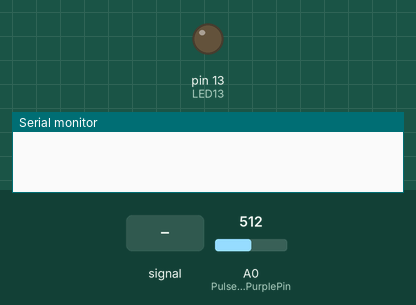
Bench run of a sketch on a simulated Arduino Uno, built with avr-gcc and run on an emulated ATmega328P. Parts: output pins drawn as LEDs (lit = HIGH), the last lines printed to the serial monitor. Dashed ring = blinking. Inputs (shaded band) come from the test bench; at power-on: A0 (PulseSensorPurplePin) = 512.

Above: at 1.2 s.
1.3 s: A0 (PulseSensorPurplePin) fed a 200 Hz sine of ±81 counts around its level
At 2.98 s:
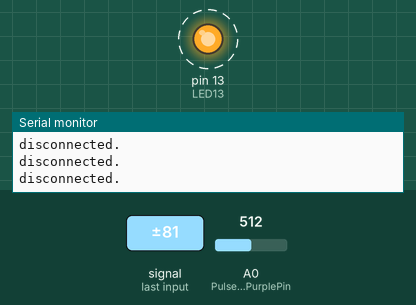
4.3 s: A0 (PulseSensorPurplePin) set to 0
5.8 s: A0 (PulseSensorPurplePin) set to 532
8.8 s: A0 (PulseSensorPurplePin) set to 566
At 10.0 s:
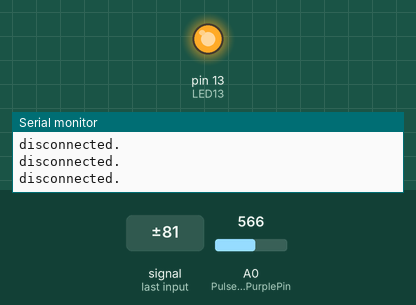
10.3 s: A0 (PulseSensorPurplePin) set to 540
At 11.4 s:
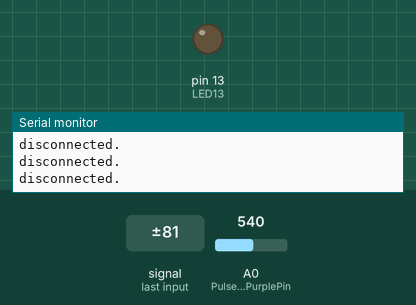
Timing chart, 0 to 12.8 s (numbered marks = the images above; inputs shaded):
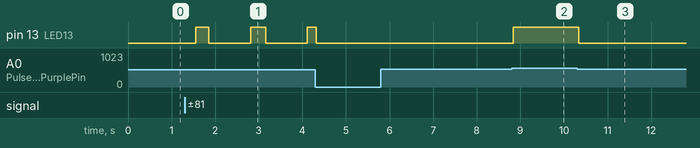

The sketch:

Final.ino
```cpp
//to detect whether a person is dead or alive using xd-58c bpm sensor

//Author: Om Palsanawala
//date: 28 March, 2019
//Assigned by: Prof. Rutu Parekh


//Code shows 0 for not detecting pulse while connected to the finger tip - might be dead!
//Code shows 1 for detecting a pulse while connected to the finger tip - alive!


//  Variables
int PulseSensorPurplePin = 0;        // Pulse Sensor PURPLE WIRE connected to ANALOG PIN 0
int LED13 = 13;   //  The on-board Arduino LED
bool on = false;

int Signal;                // holds the incoming raw data. Signal value can range from 0-1024
int Threshold = 550;
int t1, t2, t3;
int i = 1;
int d = 0;
int a = 0;
int j = 1;

// The SetUp Function:
void setup() {
   pinMode(LED13,OUTPUT);         // pin that will blink to your heartbeat!
   Serial.begin(115200);         // Set's up Serial Communication at certain speed.
}

// The Main Loop Function
void loop() {

  Signal = analogRead(PulseSensorPurplePin);
  if(Signal > Threshold){
      Serial.println("disconnected.");
      on = false;
      digitalWrite(LED13,HIGH);
   } else {
     digitalWrite(LED13,LOW);
     if(Signal < 10)
      {
        on = true;
        Serial.println("connecting...");
      }
      if(i%4 == 1)
      {
        t1 = Signal;
      }
      else if(i%4 == 2)
      {
        t2 = Signal;
      }
      else if(i%4 == 3)
      {
        t3 = Signal;
      }
      else if(i%4 == 0)
      {
        int t = max(abs(t1 - t2), abs(t2 - t3));

        if(t > 100 && on)
        {
          Serial.println("disconnected. Please hold properly...");
          on = false;
        }

        else if(t < 5 && on)
        {
//          Serial.println(0);
            d++;
        }

        else if(on && t > 5 && t < 50)
        {
//          Serial.println(1);
            a++;
        }
      }
   }
   i = (i+1)%4;
   j = (j+1)%150;
   if(j == 0)
   {
    if(a >= d)
    {
      Serial.println("alive!");
    }
    else
    {
      Serial.println("dead!");
    }
    a = 0;
    d = 0;
   }
delay(50);
}
```

Measured:
- the behaviour switches between 550 and 551 on A0 (PulseSensorPurplePin) (found by bisection; images 1 and 2)
- after the input at 1.3 s, pin 13 (LED13): alternates HIGH for 0.33 s and LOW for 0.95 s, starting after 0.26 s
- after the input at 8.8 s, pin 13 (LED13): LOW → HIGH at once
- after the input at 10.3 s, pin 13 (LED13): HIGH → LOW at once
